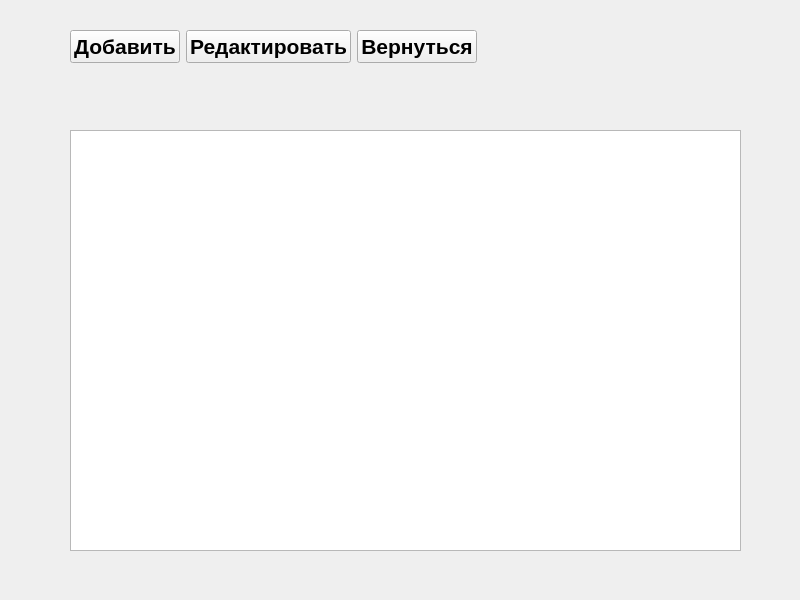
<?xml version="1.0" encoding="UTF-8"?>
<ui version="4.0">
 <class>Form</class>
 <widget class="QWidget" name="Form">
  <property name="geometry">
   <rect>
    <x>0</x>
    <y>0</y>
    <width>800</width>
    <height>600</height>
   </rect>
  </property>
  <property name="windowTitle">
   <string>Form</string>
  </property>
  <widget class="QTableWidget" name="tableWidget">
   <property name="geometry">
    <rect>
     <x>70</x>
     <y>130</y>
     <width>671</width>
     <height>421</height>
    </rect>
   </property>
  </widget>
  <widget class="QWidget" name="horizontalLayoutWidget">
   <property name="geometry">
    <rect>
     <x>70</x>
     <y>30</y>
     <width>671</width>
     <height>80</height>
    </rect>
   </property>
   <layout class="QHBoxLayout" name="horizontalLayout">
    <property name="sizeConstraint">
     <enum>QLayout::SetFixedSize</enum>
    </property>
    <item>
     <widget class="QPushButton" name="b_add">
      <property name="sizePolicy">
       <sizepolicy hsizetype="Minimum" vsizetype="Minimum">
        <horstretch>0</horstretch>
        <verstretch>0</verstretch>
       </sizepolicy>
      </property>
      <property name="font">
       <font>
        <pointsize>16</pointsize>
        <weight>75</weight>
        <bold>true</bold>
       </font>
      </property>
      <property name="text">
       <string>Добавить</string>
      </property>
     </widget>
    </item>
    <item>
     <widget class="QPushButton" name="b_change">
      <property name="sizePolicy">
       <sizepolicy hsizetype="Minimum" vsizetype="Minimum">
        <horstretch>0</horstretch>
        <verstretch>0</verstretch>
       </sizepolicy>
      </property>
      <property name="font">
       <font>
        <pointsize>16</pointsize>
        <weight>75</weight>
        <bold>true</bold>
       </font>
      </property>
      <property name="text">
       <string>Редактировать</string>
      </property>
     </widget>
    </item>
    <item>
     <widget class="QPushButton" name="b_return">
      <property name="sizePolicy">
       <sizepolicy hsizetype="Minimum" vsizetype="Minimum">
        <horstretch>0</horstretch>
        <verstretch>0</verstretch>
       </sizepolicy>
      </property>
      <property name="font">
       <font>
        <pointsize>16</pointsize>
        <weight>75</weight>
        <bold>true</bold>
       </font>
      </property>
      <property name="text">
       <string>Вернуться</string>
      </property>
     </widget>
    </item>
   </layout>
  </widget>
 </widget>
 <resources/>
 <connections/>
</ui>
